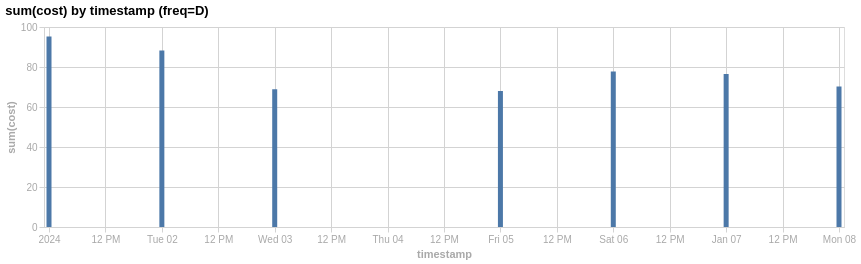

Notebook code cell kept with this figure:
### Code cell
eda.plot_aggy(df_ts, "timestamp", "cost", agg="sum", freq="D")  # fill_empty default True

### Figure 1 — Vega-Lite specification as saved in the notebook (floating-point values rounded to 4 significant figures)
{"config": {"axis": {"grid": true, "gridColor": "#d3d3d3", "tickColor": "#d3d3d3", "domainColor": "#d3d3d3", "labelColor": "#a9a9a9", "titleColor": "#a9a9a9"}, "legend": {"orient": "top", "titleAnchor": "start", "columns": 0, "titleColor": "#a9a9a9", "labelColor": "#a9a9a9"}, "title": {"align": "left", "anchor": "start"}}, "data": {"name": "data-fc194a086935b3eccbc0e3f7d67b4b78"}, "mark": {"type": "bar"}, "encoding": {"tooltip": [{"field": "timestamp", "type": "temporal"}, {"field": "agg_value", "type": "quantitative"}], "x": {"field": "timestamp", "title": "timestamp", "type": "temporal"}, "y": {"field": "agg_value", "title": "sum(cost)", "type": "quantitative"}}, "height": 200, "params": [{"name": "param_1e9efca18e7a2868", "select": {"type": "interval", "encodings": ["x", "y"]}, "bind": "scales"}], "title": "sum(cost) by timestamp (freq=D)", "width": 800, "$schema": "https://vega.github.io/schema/vega-lite/v6.4.1.json", "datasets": {"data-fc194a086935b3eccbc0e3f7d67b4b78": [{"timestamp": "2024-01-01T00:00:00", "agg_value": 95.26}, {"timestamp": "2024-01-02T00:00:00", "agg_value": 88.2}, {"timestamp": "2024-01-03T00:00:00", "agg_value": 68.88}, {"timestamp": "2024-01-04T00:00:00", "agg_value": 0.0}, {"timestamp": "2024-01-05T00:00:00", "agg_value": 68.03}, {"timestamp": "2024-01-06T00:00:00", "agg_value": 77.79}, {"timestamp": "2024-01-07T00:00:00", "agg_value": 76.5}, {"timestamp": "2024-01-08T00:00:00", "agg_value": 70.21}]}}
